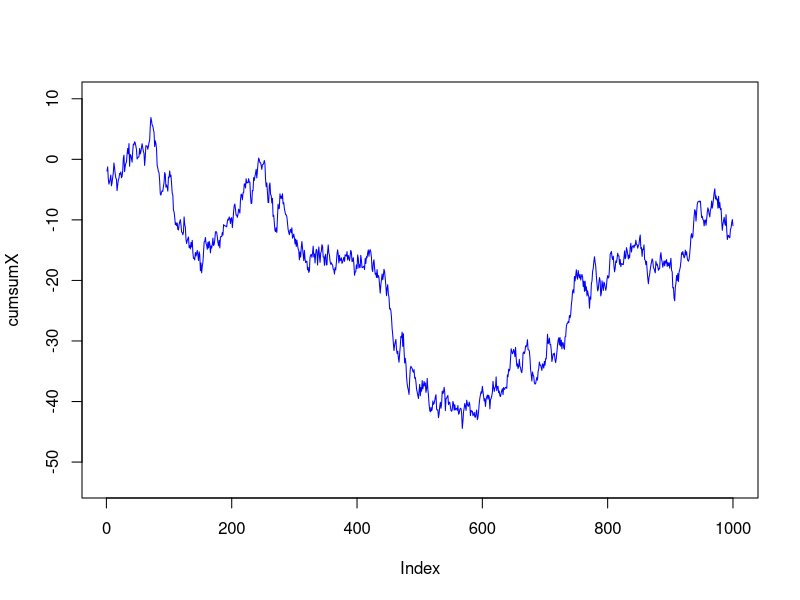

Reproduce this figure in R.
cumsumX<-cumsum(rnorm(1000))
cumsumY<-cumsum(rnorm(1000))
cumsumZ<-cumsum(rnorm(1000))
random_data<-cbind(cumsumX,cumsumY,cumsumZ)

plot(cumsumX,type='l',col='blue',ylim=range(random_data))